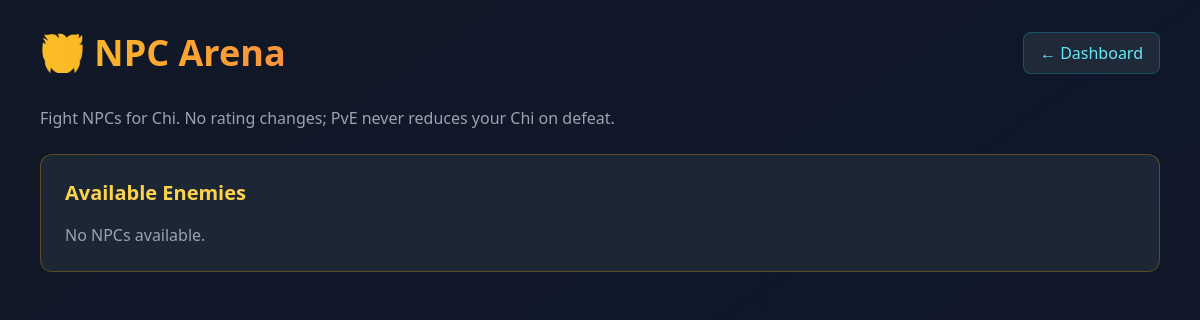
Before: /pages/npc_arena.php (signed in) with the older database file.
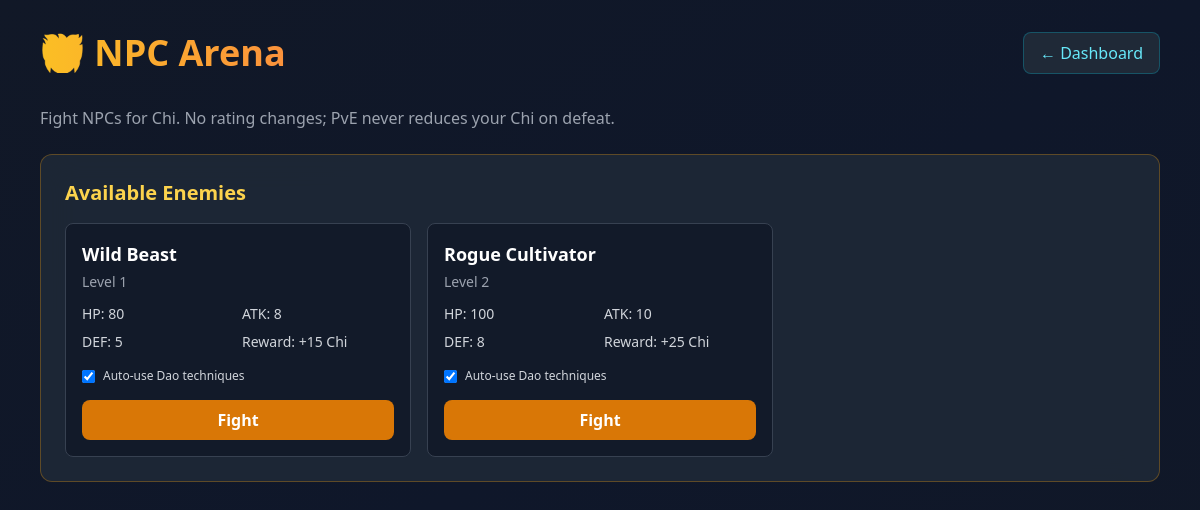
After: the same page with the newer database file.
### tables this page shows
CREATE TABLE IF NOT EXISTS npcs (
    id INT UNSIGNED AUTO_INCREMENT PRIMARY KEY,
    name VARCHAR(100) NOT NULL,
    realm_id INT UNSIGNED NOT NULL DEFAULT 1,
    level INT UNSIGNED NOT NULL DEFAULT 1,
    base_hp BIGINT UNSIGNED NOT NULL DEFAULT 100,
    base_attack INT UNSIGNED NOT NULL DEFAULT 10,
    base_defense INT UNSIGNED NOT NULL DEFAULT 10,
    reward_chi INT UNSIGNED NOT NULL DEFAULT 10,
    created_at TIMESTAMP DEFAULT CURRENT_TIMESTAMP,
    FOREIGN KEY (realm_id) REFERENCES realms(id) ON DELETE RESTRICT,
    INDEX idx_realm_id (realm_id)
);

### services/PvEBattleService.php (called while the page is built, shortened)
<?php
class PvEBattleService
{
    public function getAllNpcs(): array
    {
        try {
            $db = Database::getConnection();
            $stmt = $db->query("SELECT id, name, level, base_hp, base_attack, base_defense, reward_chi FROM npcs ORDER BY level ASC");
            $rows = $stmt->fetchAll();
            return $rows ?: [];
        } catch (PDOException $e) {
            error_log("PvEBattleService::getAllNpcs " . $e->getMessage());
            return [];
        }
    }
}

### pages/npc_arena.php (the view, shortened to what this page needs)
<?php
require_once dirname(__DIR__) . '/services/PvEBattleService.php';
$pveService = new PvEBattleService();
$npcs = $pveService->getAllNpcs();
?>
<!DOCTYPE html>
<html lang="en">
<head>
    <script src="https://cdn.tailwindcss.com"></script>
</head>
<body class="bg-gradient-to-br from-gray-900 via-slate-900 to-gray-900 min-h-screen">
    <div class="container mx-auto px-4 py-8 max-w-6xl">
        <div class="flex justify-between items-center mb-8">
            <h1 class="text-4xl font-bold bg-gradient-to-r from-amber-400 to-orange-400 bg-clip-text text-transparent">
            </h1>
            <a href="game.php" class="px-4 py-2 bg-gray-800 hover:bg-gray-700 rounded-lg border border-cyan-500/30 text-cyan-300 transition-all">← Dashboard</a>
        </div>
        <p class="text-gray-400 mb-6">Fight NPCs for Chi. No rating changes; PvE never reduces your Chi on defeat.</p>
        <div class="bg-gray-800/90 backdrop-blur-lg border border-amber-500/30 rounded-xl p-6 mb-8">
            <h2 class="text-xl font-semibold text-amber-300 mb-4">Available Enemies</h2>
            <div class="grid grid-cols-1 md:grid-cols-2 lg:grid-cols-3 gap-4" id="npc-list">
                <?php foreach ($npcs as $npc): ?>
                    <div class="bg-gray-900/80 border border-gray-700 rounded-lg p-4">
                        <div class="font-semibold text-white text-lg"><?php echo htmlspecialchars($npc['name'], ENT_QUOTES, 'UTF-8'); ?></div>
                        <div class="text-sm text-gray-400 mt-1">Level <?php echo (int)$npc['level']; ?></div>
                        <div class="grid grid-cols-2 gap-2 text-sm mt-3 text-gray-300">
                            <span>HP: <?php echo number_format((int)$npc['base_hp']); ?></span>
                            <span>ATK: <?php echo number_format((int)$npc['base_attack']); ?></span>
                            <span>DEF: <?php echo number_format((int)$npc['base_defense']); ?></span>
                            <span>Reward: +<?php echo number_format((int)$npc['reward_chi']); ?> Chi</span>
                        </div>
                        <label class="flex items-center gap-2 text-xs text-gray-300 mt-4">
                            <input type="checkbox" class="pve-technique-toggle rounded border-gray-600 bg-gray-900 text-amber-500 focus:ring-amber-500" checked>
                            Auto-use Dao techniques
                        </label>
                        <button type="button" class="pve-fight-btn mt-4 w-full py-2 bg-amber-600 hover:bg-amber-500 text-white font-semibold rounded-lg transition-all disabled:opacity-50 disabled:cursor-not-allowed"
                            data-npc-id="<?php echo (int)$npc['id']; ?>"
                            data-npc-name="<?php echo htmlspecialchars($npc['name'], ENT_QUOTES, 'UTF-8'); ?>"
                            data-npc-hp="<?php echo (int)$npc['base_hp']; ?>">
                            Fight
                        </button>
                    </div>
                <?php endforeach; ?>
            </div>
            <?php if (empty($npcs)): ?>
                <p class="text-gray-400">No NPCs available.</p>
            <?php endif; ?>
        </div>
    </div>
</body>
</html>

Changed rows visible on the page:
added npcs: name "Wild Beast", level "1", base_hp "80", base_attack "8", base_defense "5", reward_chi "15"
added npcs: name "Rogue Cultivator", level "2", base_hp "100", base_attack "10", base_defense "8", reward_chi "25"
Other visible differences:
text no longer shown: "No NPCs available."
